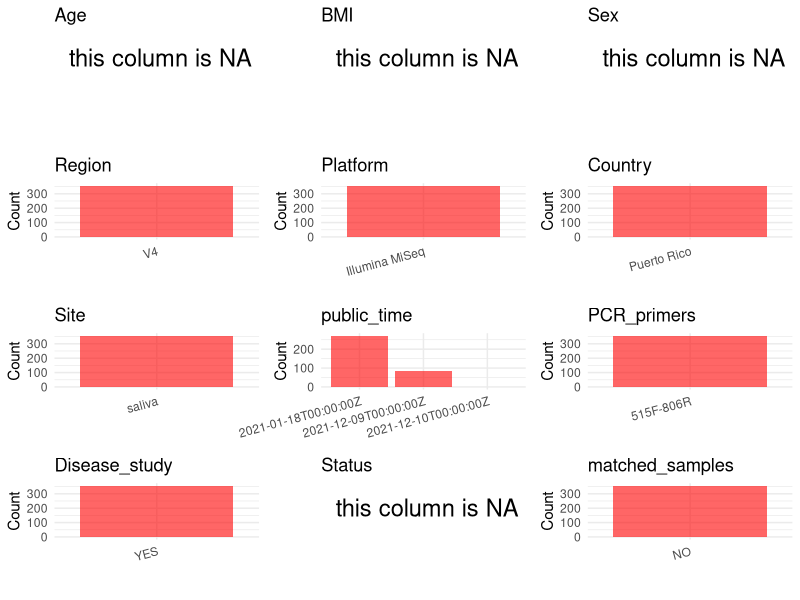

Generate this figure with R: (Note: this script raises an error after producing the figure.)
## ---- chunk 1
# Load necessary libraries
library(dplyr)
library(stringr)
library(ggplot2)
library(cowplot)

# Set working directory (update this path to your local directory)
setwd("/home/dongbiao/word_embedding_microbiome/all_data/oral/global-oral-microbiome/data/projects/PRJEB42371")

# Read the initial metadata files
initial_meta <- read.csv("SraRunTable.csv", header = T) %>% filter(env_material != "sterile water")

# Display the first few rows of the metadata
head(initial_meta)
## ---- chunk 2
# Create a uniform metadata dataframe
metadata <- data.frame(
  BioProject = initial_meta$BioProject,
  Run = initial_meta$Run,
  sample_name = initial_meta$host_subject_id,
  Age = NA,
  Sex = NA,
  BMI = NA,  
  Region = "V4",
  Platform = initial_meta$Instrument,
  Country = initial_meta$geo_loc_name_country,
  Site = initial_meta$env_material,
  public_time = initial_meta$ReleaseDate,
  stringsAsFactors = FALSE
)

metadata$Age[metadata$Age > 110] <- NA
metadata$BMI[metadata$BMI > 50] <- NA
## ---- chunk 3
# Add information obtained from the publication
metadata$PCR_primers <- "515F-806R"
metadata$title <- "Oral microbiota and periodontitis severity among Hispanic adults"
metadata$Disease_study <- "YES"

metadata$Status <- NA

# Check initial data distribution
cat("Initial sample distribution:\n")
table(metadata$sample_name)
table(metadata$Site)

# Calculate sampling frequency per subject
sample_counts <- table(metadata$sample_name)
cat("\nNumber of samples per subject:\n")
print(sample_counts)

# Create matched_samples column
metadata$matched_samples <- "NO"
## ---- chunk 4
# Check the number of unique runs and sample names
print(paste("Number of unique runs:", length(unique(metadata$Run))))
print(paste("Number of unique sample names:", length(unique(metadata$sample_name))))
## ---- chunk 5
# Select columns for visualization
plot_data <- metadata %>%
  select(-BioProject, -Run, -sample_name, -title)

# Function to create simple plots for each column
create_simple_plots <- function(data) {
  plots <- list()
  
  for (col in colnames(data)) {
    # Check if the column is all NA
    if (all(is.na(data[[col]]))) {
      # Create an empty plot with text indicating all NA
      p <- ggplot() +
        annotate("text", x = 0.5, y = 0.5, label = "this column is NA", size = 6) +
        labs(title = col) +
        theme_void()
    } else if (is.numeric(data[[col]])) {
      # Numeric variable: histogram
      p <- ggplot(data, aes(x = .data[[col]])) +
        geom_histogram(fill = "blue", alpha = 0.6, bins = 20, na.rm = TRUE) +
        labs(title = col) +
        theme_minimal()
    } else {
      # Categorical variable: bar plot (remove NA values)
      count_data <- as.data.frame(table(data[[col]], useNA = "ifany"))
      p <- ggplot(count_data, aes(x = reorder(Var1, -Freq), y = Freq)) +
        geom_col(fill = "red", alpha = 0.6) +
        labs(title = col, x = NULL, y = "Count") +
        theme_minimal() +
        theme(axis.text.x = element_text(angle = 15, hjust = 1))
    }
    plots[[col]] <- p
  }
  
  return(plots)
}

# Generate and arrange plots
plots <- create_simple_plots(plot_data)
p<-plot_grid(plots$Age, 
          plots$BMI, 
          plots$Sex, 
          plots$Region, 
          plots$Platform, 
          plots$Country, 
          plots$Site,
          plots$public_time, 
          plots$PCR_primers,
          plots$Disease_study,
          plots$Status,
          plots$matched_samples,# add 
          ncol = 3, align = "hv", axis = "lb")
ggsave("Metadata_Summary.png", plot = p, width = 8, height = 6, dpi = 150)
## ---- chunk 6
knitr::include_graphics("Metadata_Summary.png")
## ---- chunk 7
# Reorder columns to match the desired format
metadata <- metadata[, c(
  "BioProject", "Run", "sample_name", "Age", "BMI", "Sex", 
  "Region", "Platform", "Country", "Site", "public_time", 
  "PCR_primers", "title", "Disease_study", "Status", "matched_samples"
)]

# Export the uniform metadata to a CSV file
write.csv(metadata, file = "metadata.csv", quote = TRUE)
head(metadata)
